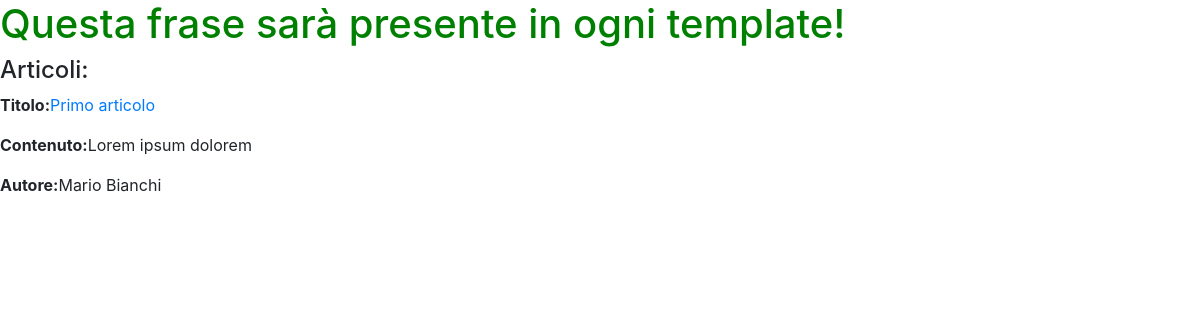
/lista_articoli/, run on an earlier commit of the app's database.
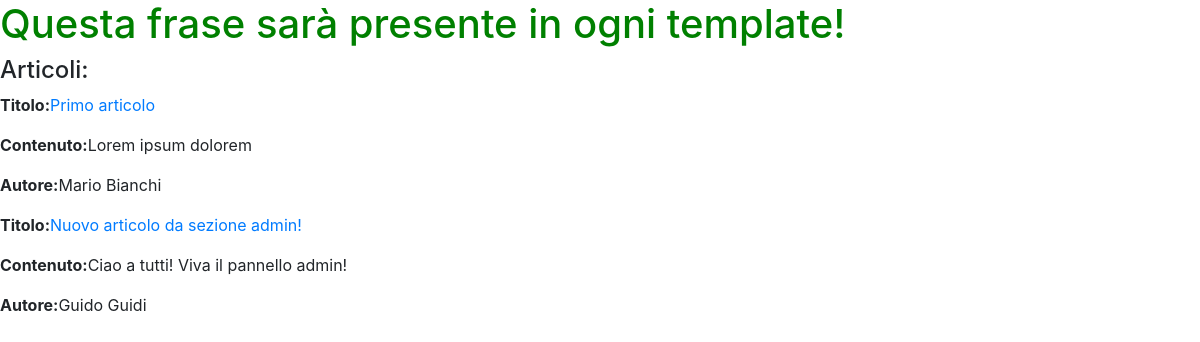
And on a later commit of the database.
### news/models.py (models this page shows, shortened)
class Articolo(models.Model):
    titolo = models.CharField(max_length=100) #Alcuni campi necessitano di parametri obbligatori!
    contenuto = models.TextField()
    giornalista = models.ForeignKey(Giornalista, on_delete=models.CASCADE, related_name="articoli")
    def get_absolute_url(self):
        return reverse("articolo_detail", kwargs={"pk": self.pk})
    class Meta():
        verbose_name = "Articolo"
        verbose_name_plural = "Articoli"

class Giornalista(models.Model):
    nome = models.CharField(max_length=20)
    cognome = models.CharField(max_length=20)
    def __str__(self):
        return self.nome + " " + self.cognome
    class Meta():
        verbose_name = "Giornalista"
        verbose_name_plural = "Giornalisti"

### news/views.py (the view)
# urls.py: path('lista_articoli/', view.ArticoloListViewCB.as_view(), name="lista_articoli")
class ArticoloListViewCB(ListView):
    model = Articolo
    template_name = "lista_articoli.html"
    def get_context_data(self, **kwargs):
        context = super().get_context_data(**kwargs)
        context["articoli"] = Articolo.objects.all()
        return context

### news/templates/lista_articoli.html (shortened to what this page needs)
{% extends 'base.html' %}
{% block content %}
    <h4>Articoli:</h4>
    {% for articolo in articoli %}
        <p><strong>Titolo:</strong><a href="{{ articolo.get_absolute_url }}">{{ articolo.titolo }}</a></p>
        <p><strong>Contenuto:</strong>{{ articolo.contenuto }}</p>
        <p><strong>Autore:</strong>{{ articolo.giornalista }}</p>
    {% endfor %}
{% endblock content %}

What changed in the data, as far as the page shows it:
added Articolo: titolo "Nuovo articolo da sezione admin!", contenuto "Ciao a tutti! Viva il pannello admin!", giornalista "Guido Guidi"
